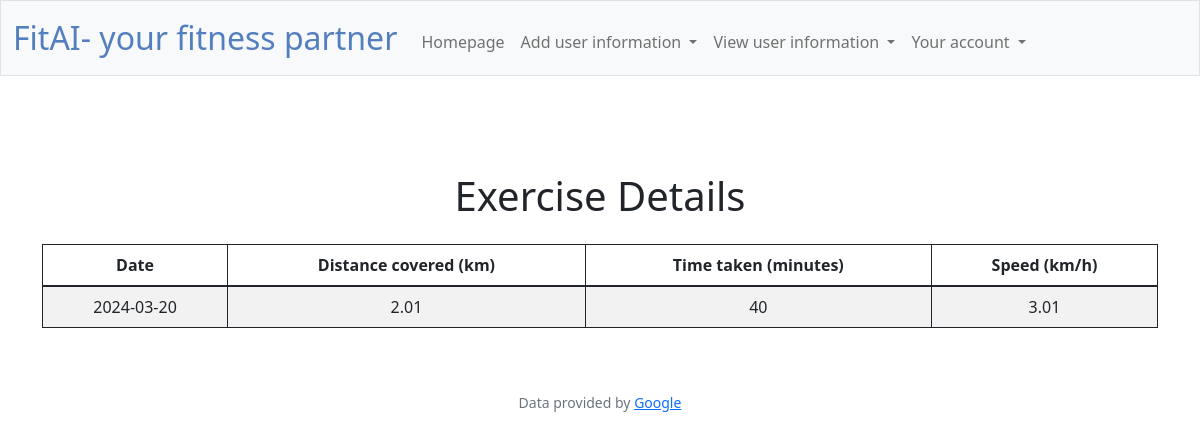
Page /view_exercises (signed in) on the earlier database version.
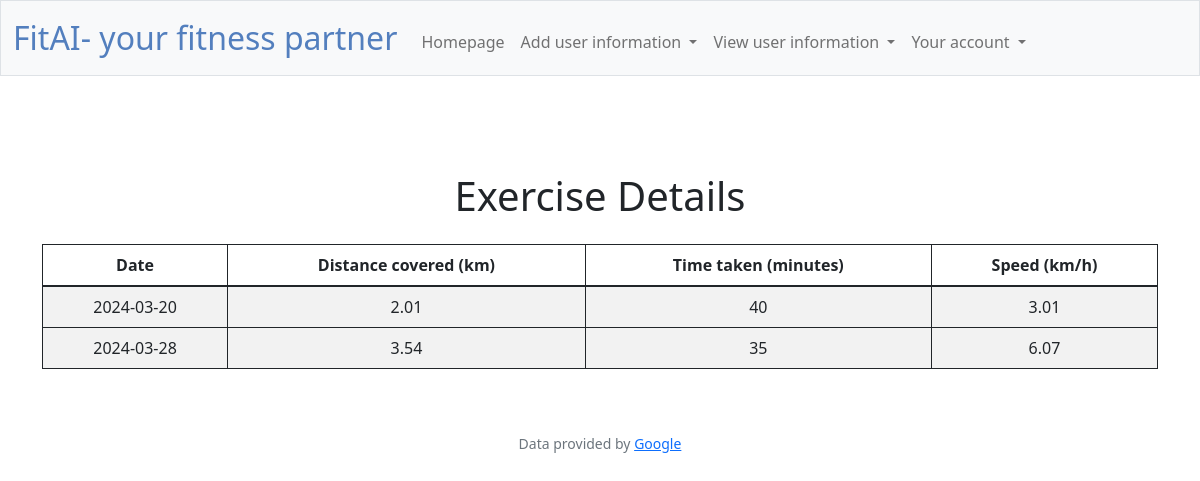
Same page on the later database version.
### tables this page shows
CREATE TABLE "exercise_details" (
    id INTEGER PRIMARY KEY AUTOINCREMENT,
    user_id INTEGER,
    distance_covered DECIMAL,
    time_taken DECIMAL,
    date_log TEXT,
    FOREIGN KEY (user_id) REFERENCES user(id)
);

### app.py (the view)
@app.route("/view_exercises")
@login_required
def view_exercises():
    exercise_details_raw = db.execute("SELECT * FROM exercise_details WHERE user_id = ?", session["user_id"])
    exercise_details = []
    for detail in exercise_details_raw:
        speed = 0
        if detail["time_taken"]:  # To avoid division by zero
            speed = detail["distance_covered"] / (detail["time_taken"] / 60.0)
        exercise_details.append({
            "date_log": detail["date_log"],
            "distance_covered": detail["distance_covered"],
            "time_taken": detail["time_taken"],
            "speed": speed  # This is the speed in km/h
        })
    return render_template("view_exercises.html", exercise_details=exercise_details)

### app.py (called while the page is built)
@app.after_request
def after_request(response):
    response.headers["Cache-Control"] = "no-cache, no-store, must-revalidate"
    response.headers["Expires"] = 0
    response.headers["Pragma"] = "no-cache"
    return response

### helpers.py (called while the page is built)
def login_required(f):
    @wraps(f)
    def decorated_function(*args, **kwargs):
        if session.get("user_id") is None:
            return redirect("/login")
        return f(*args, **kwargs)
    return decorated_function

### templates/view_exercises.html (shortened to what this page needs)
{% extends "layout.html" %}
{% block main %}
<div class="container mt-5">
    <h1 class="text-center mb-4">Exercise Details</h1>
    <table class="table table-striped">
        <thead>
            <tr>
                <th>Date</th>
                <th>Distance covered (km)</th>
                <th>Time taken (minutes)</th>
                <th>Speed (km/h)</th>
            </tr>
        </thead>
        <tbody>
            {% for detail in exercise_details %}
            <tr>
                <td>{{ detail.date_log }}</td>
                <td>{{ detail.distance_covered }}</td>
                <td>{{ detail.time_taken }}</td>
                <td>{{ '%.2f'|format(detail.speed) }}</td>
            </tr>
            {% endfor %}
        </tbody>
    </table>
</div>
{% endblock %}

Differences in the rows shown:
added exercise_details: date_log "2024-03-28", distance_covered "3.54", time_taken "35", speed "6.07"
